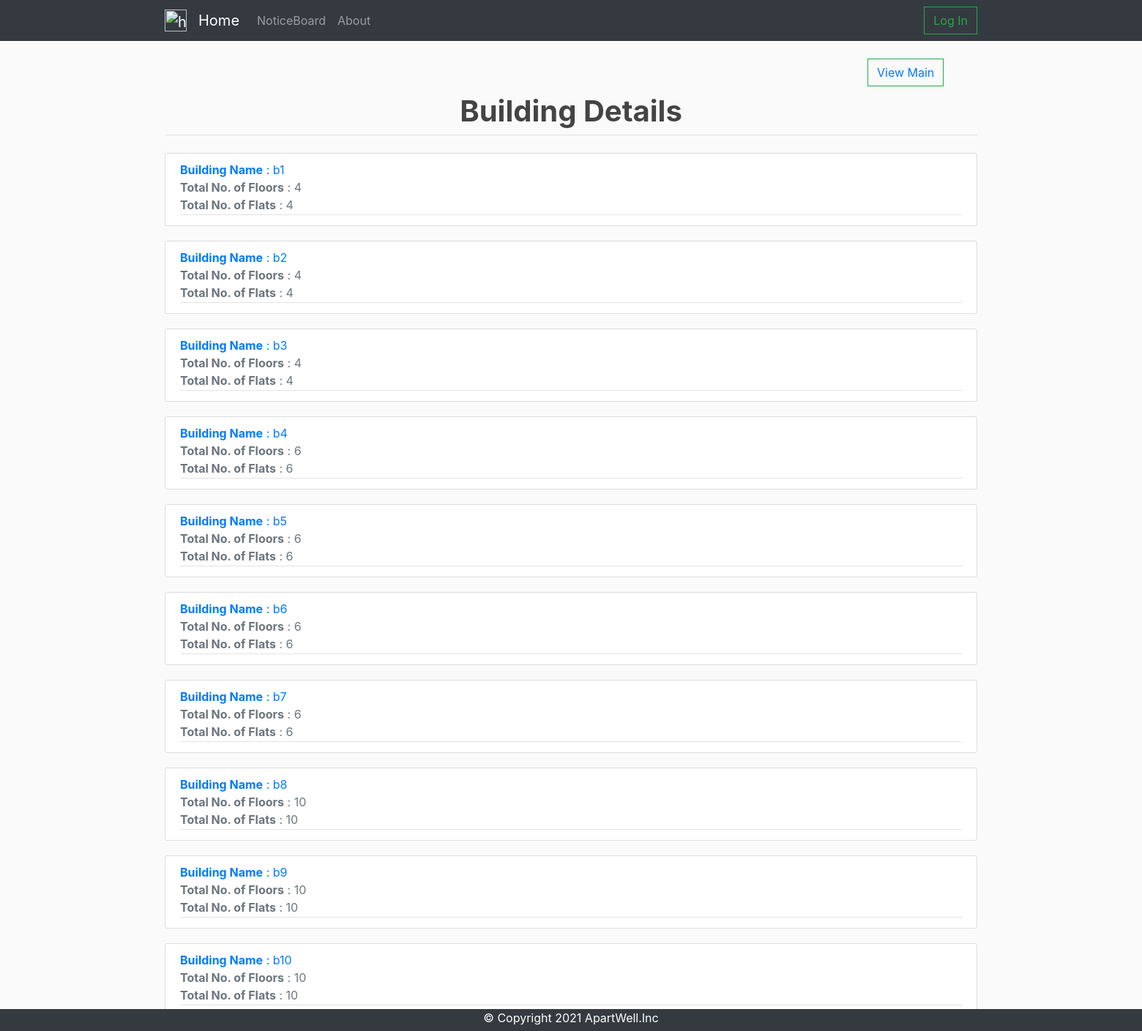
The page /view/building/ on the database its author committed.
### buildings/models.py (models this page shows)
class Building(models.Model):
	building_id = models.CharField(max_length=10, primary_key=True)
	building_name = models.CharField(max_length=30)
	n_floors = models.IntegerField(default=0)
	n_flats = models.IntegerField(default=0)

### buildings/views.py (the view)
# urls.py: path('view/building/', views.view_building, name="building_details"),
def view_building(request):
	model = Occupies.objects.filter(user_id = request.user.pk)
	flat_model = []
	for i in model:
		temp = Flat.objects.filter(flat_id = str(i.flat_id.pk))
		flat_model.append(temp)
	new_flat_model = []
	for i in flat_model:
		new_flat_model.append(i[0])
	building_model = []
	for i in new_flat_model:
		temp = Building.objects.filter(building_id = str(i.building_id.pk))
		building_model.append(temp)
	new_building_model = []
	for i in building_model:
		new_building_model.append(i[0])
	new_building_model = set(new_building_model)
	return render(request, 'buildings/building.html', {'flat_model':Building.objects.all()})

### buildings/templates/buildings/building.html (shortened to what this page needs)
{% extends 'base.html' %}
{% load static %}
{% block content %}
<!DOCTYPE html>
<html>
  <head>
  	<link rel="stylesheet" href="{% static 'table.css' %}">
  </head>
  <body>
    <div  id = "lodge_complaint_button">
       <button class="btn btn-outline-success my-2 my-sm-0"><a href="/view/">View Main</a>
       </button>
    </div>
    <legend class = "border-bottom mb-4"><h1 class="text-center"> <strong>Building Details</strong></h1></legend>
        {% for complaint in flat_model %}
        <article class="media content-section">
        <div class="media-body">
          <div class="article-metadata">
            <medium class="text-primary"><b>Building Name</b> : {{ complaint.building_name }}</br></medium>
            <medium class="text-muted"><b>Total No. of Floors</b> : {{ complaint.n_floors }}</br></medium>
            <medium class="text-muted"><b>Total No. of Flats</b> : {{ complaint.n_flats }}</br></medium>
          </div>
        </div>
        </article>
      {% endfor %}
  </body>
</html>
{% endblock %}

### assets/main.css (style rules this page uses)
body { background: #fafafa; color: #333333; margin-top: 0rem; }
h1, h2, h3, h4, h5, h6 { color: #444444; }
.content-section { background: #ffffff; padding: 10px 20px; border: 1px solid #dddddd; border-radius: 3px; margin-bottom: 20px; }
.article-metadata { padding-bottom: 1px; margin-bottom: 4px; border-bottom: 1px solid #e3e3e3 }
.btn { border-radius: 0; }

### assets/table.css (style rules this page uses)
#lodge_complaint_button { position: relative; left: 960px; padding-bottom: 10px; }

### rows shown on the page
Building: building_name "b1", n_floors "4", n_flats "4"
Building: building_name "b2", n_floors "4", n_flats "4"
Building: building_name "b3", n_floors "4", n_flats "4"
Building: building_name "b4", n_floors "6", n_flats "6"
Building: building_name "b5", n_floors "6", n_flats "6"
Building: building_name "b6", n_floors "6", n_flats "6"
Building: building_name "b7", n_floors "6", n_flats "6"
Building: building_name "b8", n_floors "10", n_flats "10"
Building: building_name "b9", n_floors "10", n_flats "10"
Building: building_name "b10", n_floors "10", n_flats "10"
